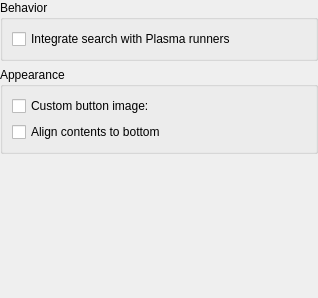
<?xml version="1.0" encoding="UTF-8"?>
<ui version="4.0">
 <class>homerunkickerConfig</class>
 <widget class="QWidget" name="homerunkickerConfig">
  <property name="geometry">
   <rect>
    <x>0</x>
    <y>0</y>
    <width>318</width>
    <height>298</height>
   </rect>
  </property>
  <layout class="QVBoxLayout" name="verticalLayout_2">
   <property name="margin">
    <number>0</number>
   </property>
   <item>
    <widget class="QGroupBox" name="groupBox">
     <property name="title">
      <string>Behavior</string>
     </property>
     <property name="flat">
      <bool>true</bool>
     </property>
     <layout class="QVBoxLayout" name="verticalLayout">
      <item>
       <widget class="QCheckBox" name="kcfg_runnerSupport">
        <property name="whatsThis">
         <string>If this option is enabled, search may display additional columns with search results powered by certain KRunner plugins, such as &quot;Bookmarks&quot; and &quot;Desktop Search&quot;.</string>
        </property>
        <property name="text">
         <string>Integrate search with Plasma runners</string>
        </property>
       </widget>
      </item>
     </layout>
    </widget>
   </item>
   <item>
    <widget class="QGroupBox" name="groupBox_2">
     <property name="title">
      <string>Appearance</string>
     </property>
     <property name="flat">
      <bool>true</bool>
     </property>
     <layout class="QGridLayout" name="gridLayout">
      <item row="0" column="0">
       <widget class="QCheckBox" name="kcfg_useCustomButtonImage">
        <property name="text">
         <string>Custom button image:</string>
        </property>
       </widget>
      </item>
      <item row="0" column="1">
       <widget class="KUrlRequester" name="kcfg_buttonImage"/>
      </item>
      <item row="1" column="0" colspan="2">
       <widget class="QCheckBox" name="kcfg_alignToBottom">
        <property name="text">
         <string>Align contents to bottom</string>
        </property>
       </widget>
      </item>
     </layout>
    </widget>
   </item>
   <item>
    <spacer name="verticalSpacer">
     <property name="orientation">
      <enum>Qt::Vertical</enum>
     </property>
     <property name="sizeHint" stdset="0">
      <size>
       <width>20</width>
       <height>204</height>
      </size>
     </property>
    </spacer>
   </item>
  </layout>
 </widget>
 <customwidgets>
  <customwidget>
   <class>KUrlRequester</class>
   <extends>QFrame</extends>
   <header>kurlrequester.h</header>
  </customwidget>
 </customwidgets>
 <resources/>
 <connections/>
</ui>
